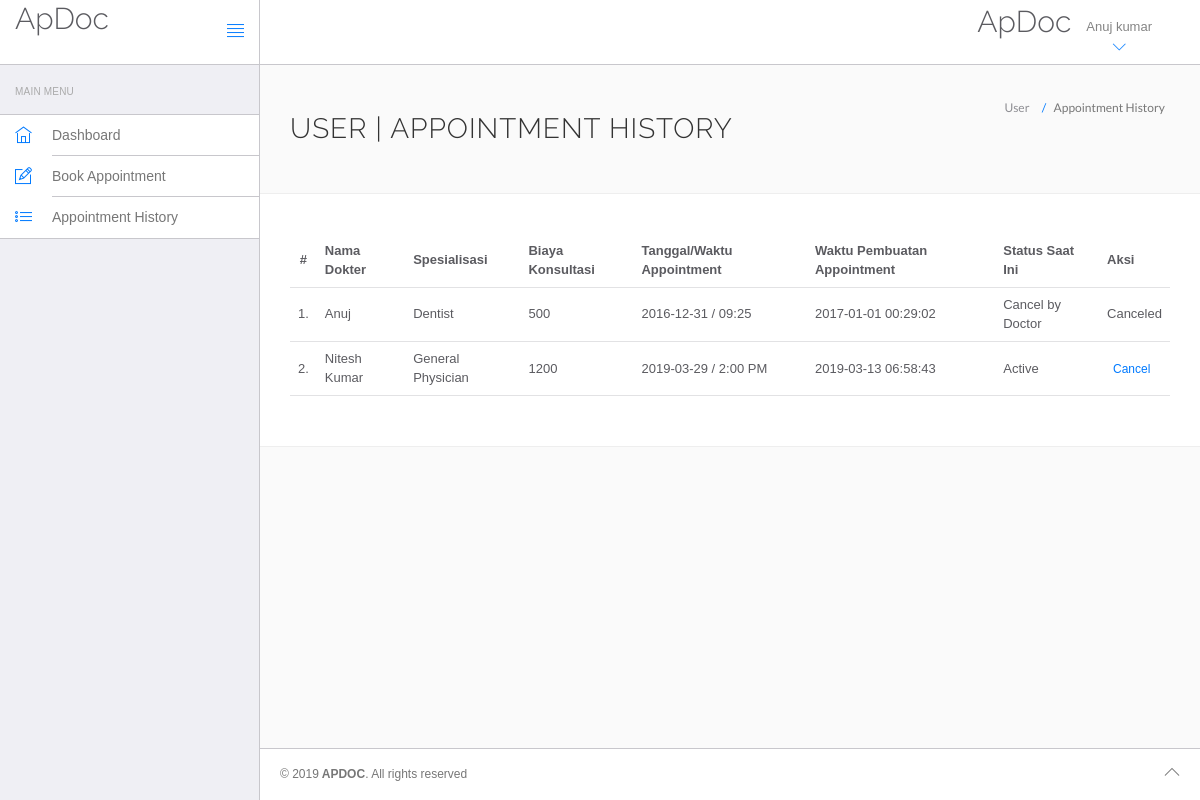
Screenshot of /apdoc/hms/appointment-history.php (signed in) with the database file from the repository.
### tables this page shows
CREATE TABLE `users` (
  `id` int(11) NOT NULL,
  `fullName` varchar(255) NOT NULL,
  `address` longtext NOT NULL,
  `city` varchar(255) NOT NULL,
  `gender` varchar(255) NOT NULL,
  `email` varchar(255) NOT NULL,
  `password` varchar(255) NOT NULL,
  `regDate` timestamp NOT NULL DEFAULT CURRENT_TIMESTAMP,
  `updationDate` varchar(255) NOT NULL
);

CREATE TABLE `appointment` (
  `id` int(11) NOT NULL,
  `doctorSpecialization` varchar(255) NOT NULL,
  `doctorId` int(11) NOT NULL,
  `userId` int(11) NOT NULL,
  `consultancyFees` int(11) NOT NULL,
  `appointmentDate` varchar(255) NOT NULL,
  `appointmentTime` varchar(255) NOT NULL,
  `postingDate` timestamp NOT NULL DEFAULT CURRENT_TIMESTAMP,
  `userStatus` int(11) NOT NULL,
  `doctorStatus` int(11) NOT NULL,
  `updationDate` varchar(255) NOT NULL
);

CREATE TABLE `doctors` (
  `id` int(11) NOT NULL,
  `specilization` varchar(255) NOT NULL,
  `doctorName` varchar(255) NOT NULL,
  `address` longtext NOT NULL,
  `docFees` varchar(255) NOT NULL,
  `contactno` bigint(11) NOT NULL,
  `docEmail` varchar(255) NOT NULL,
  `password` varchar(255) NOT NULL,
  `creationDate` timestamp NOT NULL DEFAULT CURRENT_TIMESTAMP,
  `updationDate` varchar(255) NOT NULL
);

### apdoc/hms/appointment-history.php (the view, shortened to what this page needs)
<?php
include('include/config.php');
?>
<!DOCTYPE html>
<html lang="en">
	<head>
		<link rel="stylesheet" href="vendor/bootstrap/css/bootstrap.min.css">
		<link rel="stylesheet" href="vendor/fontawesome/css/font-awesome.min.css">
		<link rel="stylesheet" href="vendor/themify-icons/themify-icons.min.css">
		<link href="vendor/animate.css/animate.min.css" rel="stylesheet" media="screen">
		<link href="vendor/perfect-scrollbar/perfect-scrollbar.min.css" rel="stylesheet" media="screen">
		<link href="vendor/switchery/switchery.min.css" rel="stylesheet" media="screen">
		<link href="vendor/bootstrap-touchspin/jquery.bootstrap-touchspin.min.css" rel="stylesheet" media="screen">
		<link href="vendor/select2/select2.min.css" rel="stylesheet" media="screen">
		<link href="vendor/bootstrap-datepicker/bootstrap-datepicker3.standalone.min.css" rel="stylesheet" media="screen">
		<link href="vendor/bootstrap-timepicker/bootstrap-timepicker.min.css" rel="stylesheet" media="screen">
		<link rel="stylesheet" href="assets/css/styles.css">
		<link rel="stylesheet" href="assets/css/plugins.css">
		<link rel="stylesheet" href="assets/css/themes/theme-1.css" id="skin_color" />
	</head>
	<body>
		<div id="app">
<?php include('include/sidebar.php');?>
			<div class="app-content">
					<?php include('include/header.php');?>
				<div class="main-content" >
					<div class="wrap-content container" id="container">
						<section id="page-title">
							<div class="row">
								<div class="col-sm-8">
									<h1 class="mainTitle">User  | Appointment History</h1>
																	</div>
								<ol class="breadcrumb">
									<li>
										<span>User </span>
									</li>
									<li class="active">
										<span>Appointment History</span>
									</li>
								</ol>
							</div>
						</section>
						<div class="container-fluid container-fullw bg-white">
									<div class="row">
								<div class="col-md-12">
									<table class="table table-hover" id="sample-table-1">
										<thead>
											<tr>
												<th class="center">#</th>
												<th class="hidden-xs">Nama Dokter</th>
												<th>Spesialisasi</th>
												<th>Biaya Konsultasi</th>
												<th>Tanggal/Waktu Appointment </th>
												<th>Waktu Pembuatan Appointment</th>
												<th>Status Saat Ini</th>
												<th>Aksi</th>
											</tr>
										</thead>
										<tbody>
<?php
$sql=mysqli_query($con,"select doctors.doctorName as docname,appointment.*  from appointment join doctors on doctors.id=appointment.doctorId where appointment.userId='".$_SESSION['id']."'");
$cnt=1;
while($row=mysqli_fetch_array($sql))
{
?>
											<tr>
												<td class="center"><?php echo $cnt;?>.</td>
												<td class="hidden-xs"><?php echo $row['docname'];?></td>
												<td><?php echo $row['doctorSpecialization'];?></td>
												<td><?php echo $row['consultancyFees'];?></td>
												<td><?php echo $row['appointmentDate'];?> / <?php echo
												 $row['appointmentTime'];?>
												</td>
												<td><?php echo $row['postingDate'];?></td>
												<td>
<?php if(($row['userStatus']==1) && ($row['doctorStatus']==1))
{
	echo "Active";
}
if(($row['userStatus']==1) && ($row['doctorStatus']==0))
{
	echo "Cancel by Doctor";
}
												?></td>
												<td >
												<div class="visible-md visible-lg hidden-sm hidden-xs">
							<?php if(($row['userStatus']==1) && ($row['doctorStatus']==1))
{ ?>
	<a href="appointment-history.php?id=<?php echo $row['id']?>&cancel=update" onClick="return confirm('Are you sure you want to cancel this appointment ?')"class="btn btn-transparent btn-xs tooltips" title="Cancel Appointment" tooltip-placement="top" tooltip="Remove">Cancel</a>
	<?php } else {
		echo "Canceled";
		} ?>
												</div>
												</td>
											</tr>
											<?php
$cnt=$cnt+1;
											 }?>
										</tbody>
									</table>
								</div>
							</div>
								</div>
					</div>
				</div>
			</div>
	<?php include('include/footer.php');?>
		</div>
	</body>
</html>

### apdoc/hms/include/header.php (shortened to what this page needs)
<header class="navbar navbar-default navbar-static-top">
					<div class="navbar-header">
						<a class="navbar-brand" href="#">
							<h2 style="padding-top:2% ">ApDoc</h2>
						</a>
						<a href="#" class="sidebar-toggler pull-right visible-md visible-lg" data-toggle-class="app-sidebar-closed" data-toggle-target="#app">
							<i class="ti-align-justify"></i>
						</a>
					</div>
					<div class="navbar-collapse collapse">
						<ul class="nav navbar-right">
								<li  style="padding-top:2% ">
								<h2>ApDoc</h2>
							</li>
							<li class="dropdown current-user">
								<a href class="dropdown-toggle" data-toggle="dropdown">
									<?php $query=mysqli_query($con,"select fullName from users where id='".$_SESSION['id']."'");
while($row=mysqli_fetch_array($query))
{
	echo $row['fullName'];
}
									?> <i class="ti-angle-down"></i></i></span>
								</a>
							</li>
						</ul>
					</div>
				</header>

### apdoc/hms/assets/css/themes/theme-1.css (style rules this page uses)
body { background: #FAFAFA; }
header .navbar-header { background: #ffffff !important; border-right-color: #c8c7cc !important; border-bottom-color: #c8c7cc !important; }
header .navbar-header .sidebar-toggler, header .navbar-header .sidebar-mobile-toggler { color: #007aff !important; }
header .navbar-header .navbar-brand { color: #777 !important; }
header .navbar-collapse { background: #ffffff !important; border-bottom-color: #c8c7cc !important; box-shadow: none !important; }
header .navbar-collapse .navbar-right > li > a { color: #777; }
header .navbar-collapse .navbar-right > li > a i { color: #007aff !important; }

### rows the page displays
users: fullName "Anuj kumar"
appointment: doctorId.doctorName "Anuj", doctorSpecialization "Dentist", consultancyFees "500", appointmentDate "2016-12-31", appointmentTime "09:25", postingDate "2017-01-01 00:29:02", userStatus "Cancel by Doctor"
appointment: doctorId.doctorName "Nitesh Kumar", doctorSpecialization "General Physician", consultancyFees "1200", appointmentDate "2019-03-29", appointmentTime "2:00 PM", postingDate "2019-03-13 06:58:43", userStatus "Active"
